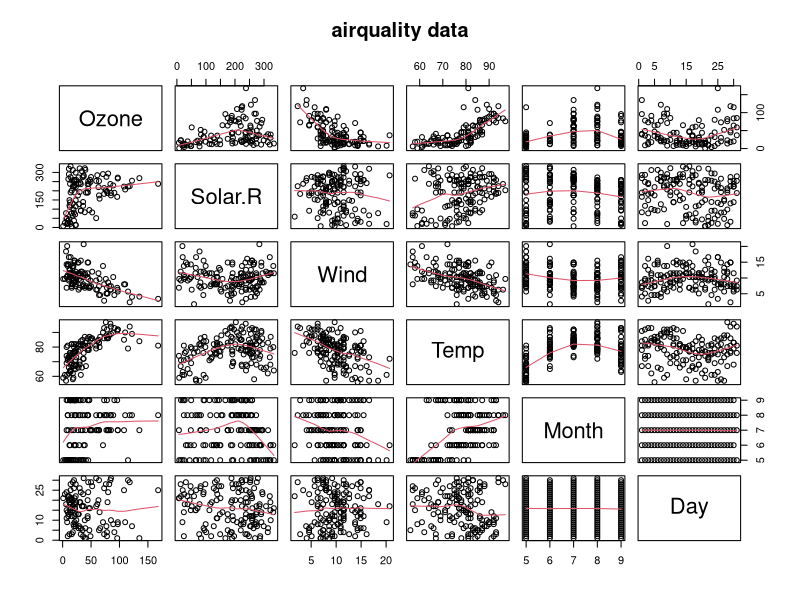
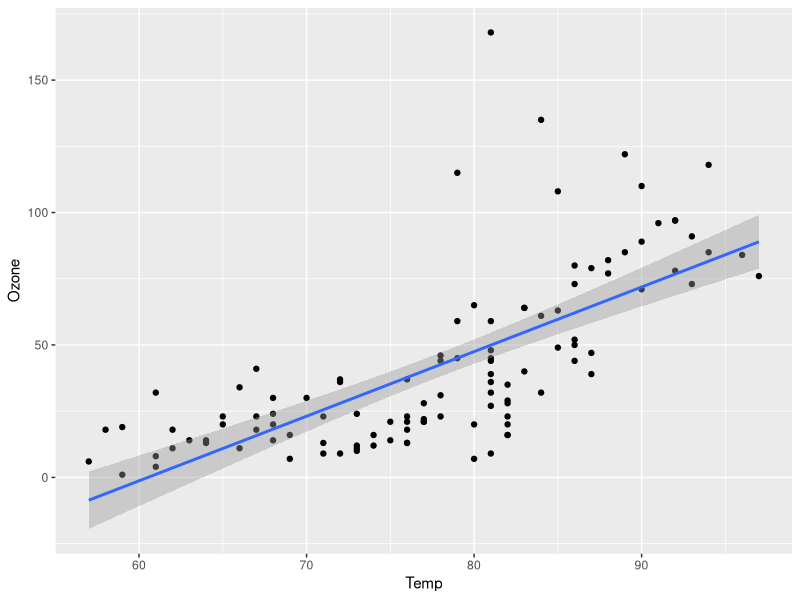
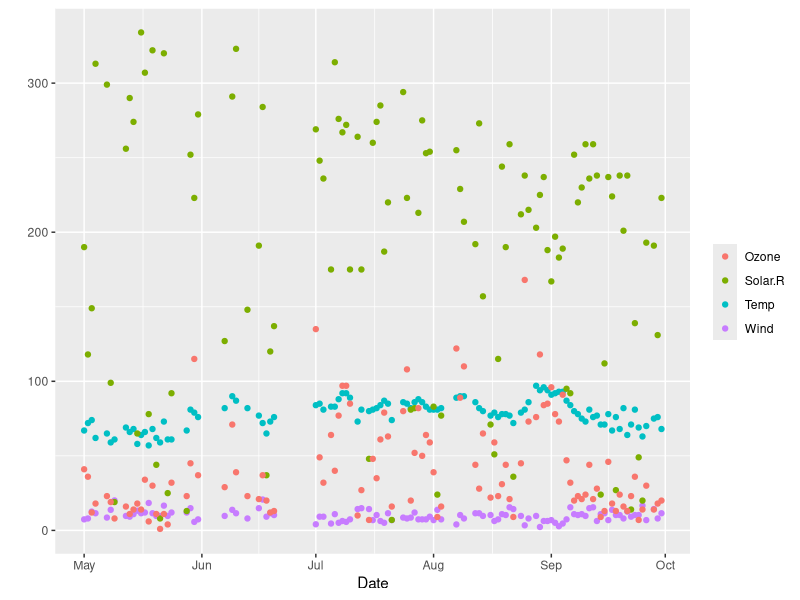

Here is the R script that generated these plots, in order:
# Explore "New York Air Quality Measurements" from the "dataset" package in R.
# http://stat.ethz.ch/R-manual/R-patched/library/datasets/html/airquality.html
# Brian High, 2015-05-05, https://creativecommons.org/publicdomain/zero/1.0/

# Load the dataset
library(datasets)
data(airquality)
attach(airquality)

# Examine the data structure
head(airquality)

# View the first few rows
str(airquality)

# Produce a basic statistical summary 
summary(airquality)

# Produce an exploratory matrix of scatterplots
library(graphics)
pairs(airquality, panel = panel.smooth, main = "airquality data")

# Produce a summary of linear model fit statistics
library(stats)
fit <- lm(Ozone ~ Wind + Solar.R + Temp, data = airquality)
summary(fit)

# Copy the dataset to a new data.frame, removing rows containing NA values
df <- na.omit(as.data.frame(airquality))

# Plot Ozone versus Temp with a linear regression fit
library(ggplot2)
qplot(Temp, Ozone, data=df, geom=c("point", "smooth"), method="lm")

# Create a new Date column from Month and Day, using "1973" as the year 
df$Date <- as.Date(paste("1973", df$Month, df$Day, sep="-"), "%Y-%m-%d")

# Plot Temp, Wind, Solar.R, and Ozone with respect to Date
ggplot(df,aes(x=Date)) + ylab("") + labs(color="") +
    geom_point(aes(y=Temp, color='Temp')) + 
    geom_point(aes(y=Wind, color='Wind')) + 
    geom_point(aes(y=Solar.R, color='Solar.R')) + 
    geom_point(aes(y=Ozone, color='Ozone'))
